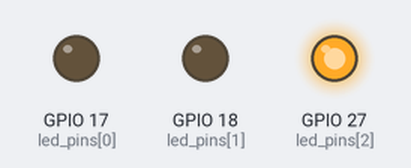
The program below on a simulated Raspberry Pi (BCM pin numbers). Parts: output pins drawn as LEDs (lit = HIGH).

Above: at 2.0 s.
At 5.0 s:
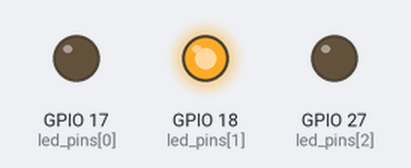
At 8.0 s:
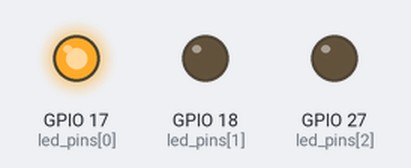
Timing chart, 0 to 13.0 s (numbered marks = the images above):
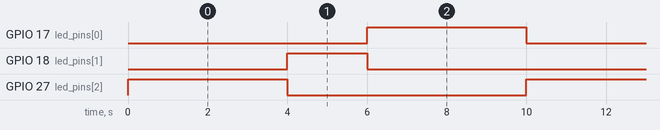

The program:

stoplight.py
```python
#Raspberry Pi GPIO led stoplight
#runs through a stop light pattern (green, yellow, red)
#B27 -> green led -> 200 ohm resistor -> ground
#B18 -> yellow led -> 200 ohm resistor -> ground
#B17 -> red led -> 200 ohm resistor -> ground

import RPi.GPIO as GPIO
import time

def setup():
    GPIO.setmode(GPIO.BCM)
    led_pins = [17,18,27]
    GPIO.setup(led_pins,GPIO.OUT,initial=GPIO.LOW) #initialize all 3 pins

def main():
    while True:
        GPIO.output(27,GPIO.HIGH) #green led
        time.sleep(4)
        GPIO.output(27,GPIO.LOW)

        GPIO.output(18,GPIO.HIGH) #yellow led
        time.sleep(2)
        GPIO.output(18,GPIO.LOW)

        GPIO.output(17,GPIO.HIGH) #red led
        time.sleep(4)
        GPIO.output(17,GPIO.LOW)

try:
    setup()
    main()

finally:
    print("exiting")
    GPIO.cleanup()
```

Measured:
- by itself, GPIO 17 (led_pins[0]), GPIO 27 (led_pins[2]): alternates HIGH for 4.0 s and LOW for 6.0 s
- by itself, GPIO 18 (led_pins[1]): alternates HIGH for 2.0 s and LOW for 8.0 s
- by itself, everything shown: repeats every 10.0 s, in 3 steps
